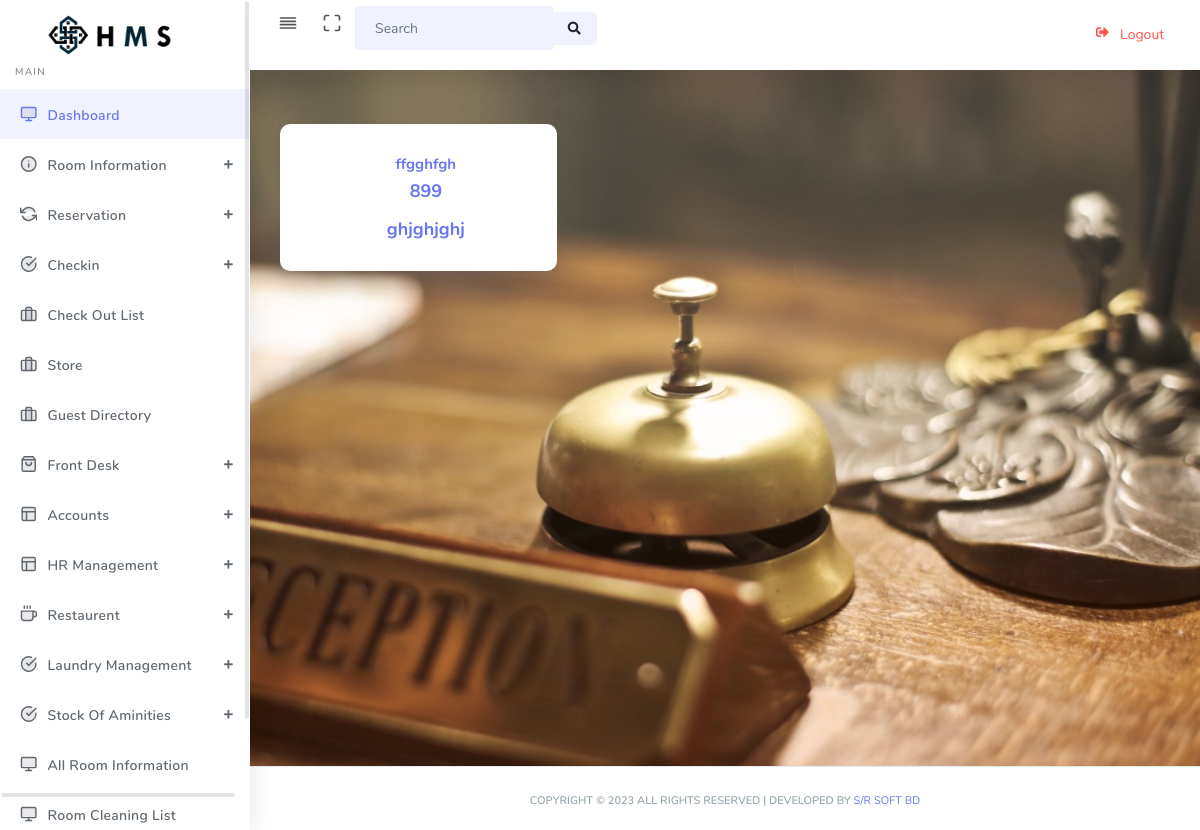
Page /food_menu_list.php (signed in) on the committed database.
### tables this page shows
CREATE TABLE `restaurent_menu` (
  `id` int(11) NOT NULL,
  `image` varchar(9999) NOT NULL,
  `food_name` varchar(255) NOT NULL,
  `food_price` int(11) NOT NULL,
  `food_dtails` longtext NOT NULL,
  `hotel_name` varchar(255) DEFAULT NULL
);

### session.php (called while the page is built, shortened)
<?php
$conn = mysqli_connect("localhost", "root", "", "hms");
$user_check = $_SESSION['login_user'];
$query = "SELECT username from admin where username = '$user_check'";
$ses_sql = mysqli_query($conn, $query);
$row = mysqli_fetch_assoc($ses_sql);
$login_session = $row['username'];

### food_menu_list.php (the view)
<?php include 'header.php'?>
        <section class="section">
          <div class="row ">
              <?php
                $sql = "SELECT * FROM restaurent_menu where hotel_name='$hotel' order by id ASC";
                                    $result = $conn->query($sql);
                                    if ($result->num_rows > 0) {
                                        while ($row = $result->fetch_assoc()) {
              ?>
            <div class="col-xl-4 col-lg-4 col-md-4 col-sm-4 col-xs-12">
              <div class="card">
                <div class="card-statistic-4">
                  <div class="align-items-center justify-content-between">
                    <div class="row">
                      <div class="col-lg-12 col-md-12 col-sm-12 col-xs-12 pr-0 pt-3 text-center">
                          <a href="food_order.php?id=<?php echo $row['id']?>">
                        <div class="card-content">
                          <h5 class="font-15"><?php echo $row['food_name']?></h5>
                          <h2 class="mb-3 font-18"><?php echo  $row['food_price']?></h2>
                           <h2 class="mb-3 font-18"><?php echo  $row['food_dtails']?></h2>
                        </div>
                        </a>
                      </div>
                    </div>
                  </div>
                </div>
              </div>
            </div>
          <?php }}?>
          </div>
        </section>
       <?php include 'footer.php'?>

### rows in the picture
restaurent_menu: food_name "ffgghfgh", food_price "899", food_dtails "ghjghjghj"
